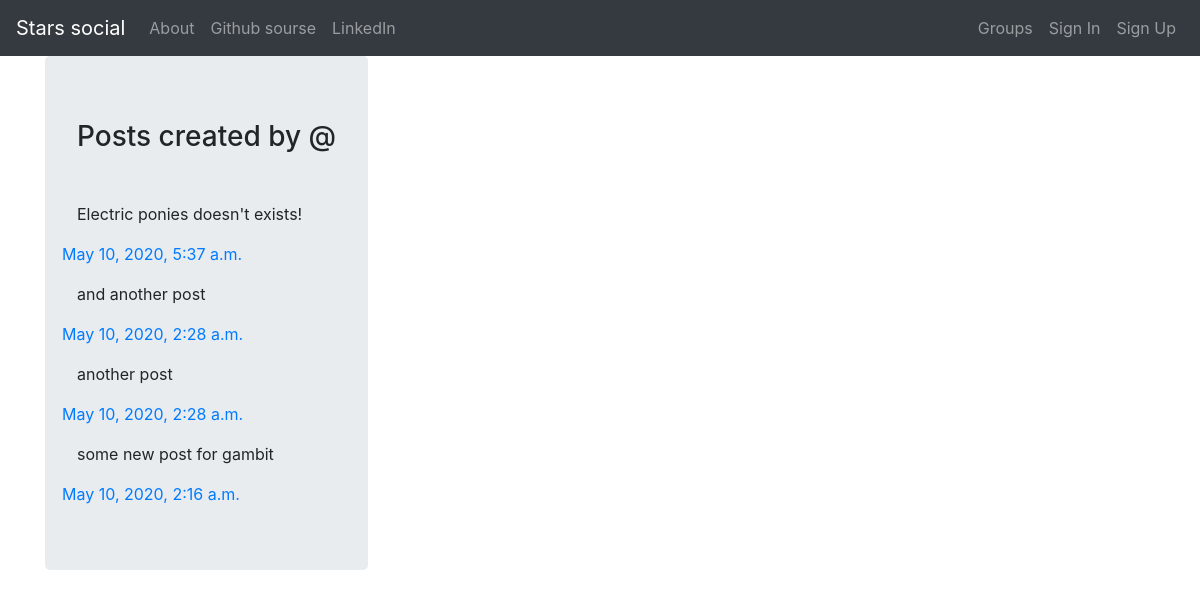
The app's page /posts/by/user with its own data.
### posts/models.py (models this page shows, shortened)
class Post(models.Model):
    user = models.ForeignKey(
        to=User, related_name='posts', on_delete=models.CASCADE)
    created_at = models.DateTimeField(auto_now=True)
    message = models.TextField()
    message_html = models.TextField(editable=False)
    group = models.ForeignKey(to=Group, related_name='posts',
                              null=True, blank=True, on_delete=models.CASCADE)
    class Meta:
        ordering = ['-created_at']
        unique_together = ['user', 'message']

### posts/views.py (the view)
# urls.py: path('by/<username>', views.UserPosts.as_view(), name='for_user'),
class UserPosts(generic.ListView):
    model = models.Post
    template_name = "posts/user_post_list.html"
    def get_queryset(self):
        try:
            self.post_user = User.objects.prefetch_related("posts").get(
                username__iexact=self.kwargs.get("username")
            )
        except User.DoesNotExist:
            raise Http404
        else:
            return self.post_user.posts.all()
    def get_context_data(self, **kwargs):
        context = super().get_context_data(**kwargs)
        context["post_user"] = self.post_user
        return context

### posts/templates/posts/user_post_list.html
{% extends 'posts/post_base.html' %}
{% block post_content %}
<div class='column'>
<div class='jumbotron'>
<h3>Posts created by @{{user.username}}</h3>
<br>
<div >
    {% for post in post_list %}
    {% include 'posts/_post.html' %}
    {% endfor %}
</div>
</div>
</div>
{% endblock post_content %}

### posts/templates/posts/_post.html (shortened to what this page needs)
<div class='column'>
    <p>{{post.message_html|safe}}</p>
    <div class='column'>
        <div class='row'>
            <time class="time"><a href="{% url 'posts:single' username=post.user.username pk=post.pk %}">{{ post.created_at}}</a></time>
            </div>
</div>

### records on screen
Post: message_html "Electric ponies doesn't exists!", created_at "May 10, 2020, 5:37 a.m."
Post: message_html "and another post", created_at "May 10, 2020, 2:28 a.m."
Post: message_html "another post", created_at "May 10, 2020, 2:28 a.m."
Post: message_html "some new post for gambit", created_at "May 10, 2020, 2:16 a.m."
